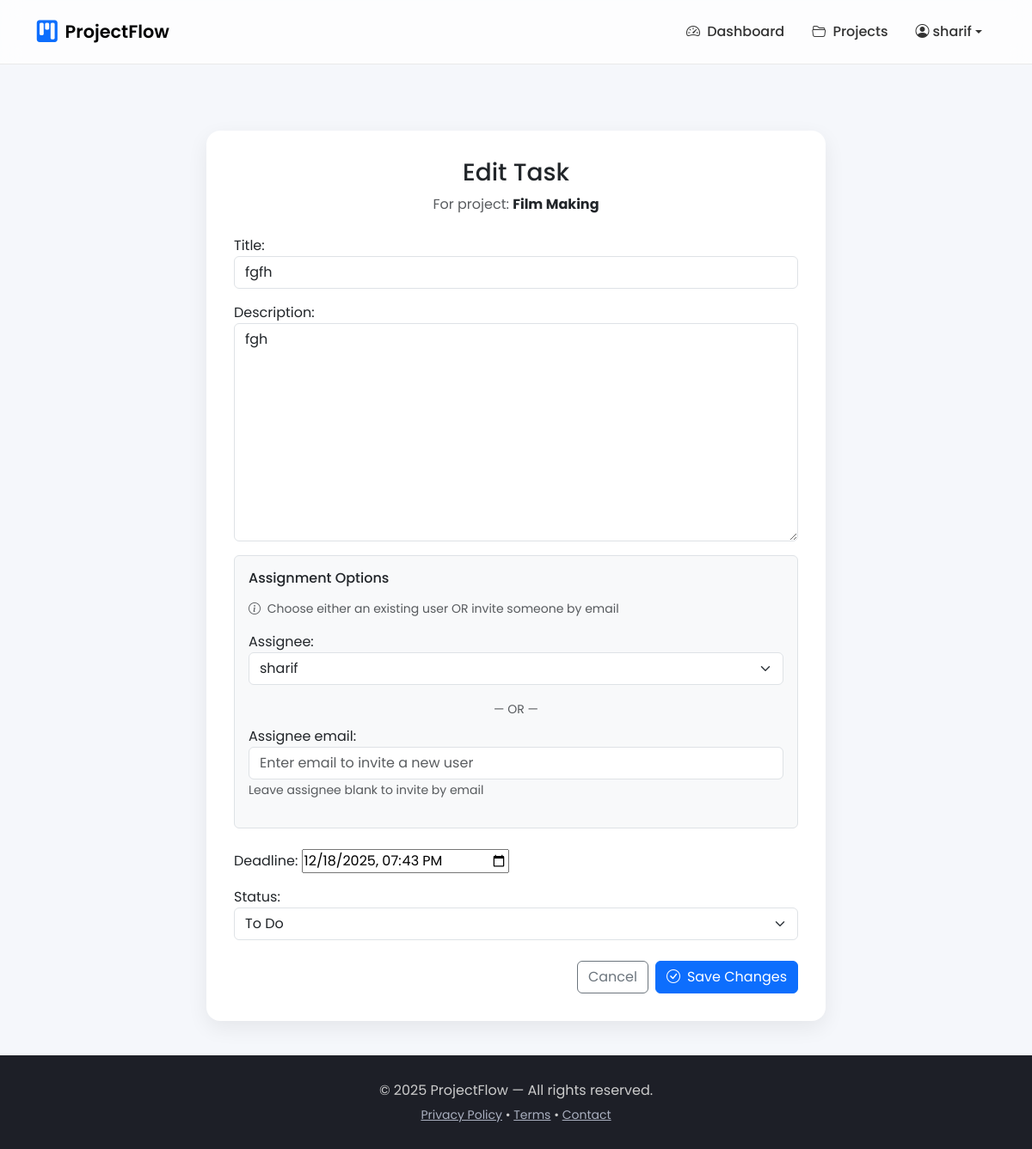
The page /tasks/12/edit/ (signed in) on the database its author committed.
### PM/models.py (models this page shows, shortened)
class Project(models.Model):
    name = models.CharField(max_length=200)
    description = models.TextField(blank=True)
    start_date = models.DateTimeField(default=timezone.now)
    end_date = models.DateTimeField(null=True, blank=True)
    manager = models.ForeignKey(User, on_delete=models.CASCADE, related_name="managed_projects")
    client = models.ForeignKey(User, on_delete=models.SET_NULL, null=True, blank=True, related_name="client_projects")

class Task(models.Model):
    STATUS_CHOICES = [
        ("todo", "To Do"),
        ("in_progress", "In Progress"),
        ("done", "Done"),
    ]
    project = models.ForeignKey(Project, on_delete=models.CASCADE, related_name="tasks")
    title = models.CharField(max_length=200)
    description = models.TextField(blank=True)
    assignee = models.ForeignKey(User, on_delete=models.SET_NULL, null=True, blank=True, related_name="tasks")
    assignee_email = models.EmailField(null=True, blank=True, help_text="Email for pending invitation")
    deadline = models.DateTimeField()
    status = models.CharField(max_length=20, choices=STATUS_CHOICES, default="todo")
    created_at = models.DateTimeField(auto_now_add=True)

### PM/views.py (the view)
# urls.py: path('tasks/<int:pk>/edit/', views.task_edit, name='task_edit'),
@login_required
def task_edit(request, pk):
    task = get_object_or_404(Task, pk=pk)
    project = task.project
    if project.manager != request.user:
        return HttpResponseForbidden("Only the project manager can edit this project.")
    if request.method == "POST":
        form = TaskForm(request.POST, instance=task)
        if form.is_valid():
            task = form.save(commit=False)
            assignee_email = form.cleaned_data.get('assignee_email')
            if assignee_email:
                success, msg = handle_email_assignment(task, assignee_email, request.user, project, request)
                if success:
                    messages.success(request, msg)
                else:
                    messages.warning(request, msg)
                return redirect("project_detail", pk=task.project.id)
            task.save()
            messages.success(request, "Task updated successfully!")
            return redirect("project_detail", pk=task.project.id)
    else:
        initial_data = {}
        if task.assignee_email:
            initial_data['assignee_email'] = task.assignee_email
        form = TaskForm(instance=task, initial=initial_data)
    return render(request, "task_form.html", {"form": form, "project": task.project})

### PM/forms.py (shortened to what this page needs)
class TaskForm(forms.ModelForm):
    deadline = forms.DateTimeField(
        widget=forms.DateTimeInput(attrs={"type": "datetime-local"})
    )
    assignee_email = forms.EmailField(
        required=False,
        widget=forms.EmailInput(attrs={
            "class": "form-control",
            "placeholder": "Enter email to invite a new user"
        }),
        help_text="Leave assignee blank to invite by email"
    )
    class Meta:
        model = Task
        fields = ["title", "description", "assignee", "deadline", "status"]
        widgets = {
            "title": forms.TextInput(attrs={"class": "form-control"}),
            "description": forms.Textarea(attrs={"class": "form-control"}),
            "assignee": forms.Select(attrs={"class": "form-select"}),
            "status": forms.Select(attrs={"class": "form-select"}),
        }

### PM/templates/task_form.html (shortened to what this page needs)
{% extends 'base.html' %}
{% load crispy_forms_tags %}
{% block content %}
<div class="container">
    <div class="row justify-content-center">
        <div class="col-lg-8">
            <div class="content-card">
                <div class="text-center mb-4">
                    <h1 class="h3">
                        {% if form.instance.pk %}
                            Edit Task
                        {% else %}
                            Add a New Task
                        {% endif %}
                    </h1>
                    <p class="text-muted">
                        For project: <strong class="text-dark">{{ project.name }}</strong>
                    </p>
                </div>
                <form method="post" novalidate>
                    <div class="mb-3">
                        {{ form.title.label_tag }}
                        {{ form.title }}
                    </div>
                    <div class="mb-3">
                        {{ form.description.label_tag }}
                        {{ form.description }}
                    </div>
                    <div class="mb-4 p-3 border rounded bg-light">
                        <h6 class="mb-3">Assignment Options</h6>
                        <p class="text-muted small mb-3">
                            <i class="bi bi-info-circle me-1"></i>
                            Choose either an existing user OR invite someone by email
                        </p>
                        <div class="mb-3">
                            {{ form.assignee.label_tag }}
                            {{ form.assignee }}
                        </div>
                        <div class="text-center mb-2">
                            <small class="text-muted">— OR —</small>
                        </div>
                        <div class="mb-3">
                            {{ form.assignee_email.label_tag }}
                            {{ form.assignee_email }}
                            <small class="form-text text-muted">{{ form.assignee_email.help_text }}</small>
                        </div>
                    </div>
                    <div class="mb-3">
                        {{ form.deadline.label_tag }}
                        {{ form.deadline }}
                    </div>
                    <div class="mb-3">
                        {{ form.status.label_tag }}
                        {{ form.status }}
                    </div>
                    <div class="d-flex justify-content-end gap-2 mt-4">
                        <a href="{% url 'project_detail' project.id %}" class="btn btn-outline-secondary">
                            Cancel
                        </a>
                        <button type="submit" class="btn btn-primary">
                            {% if form.instance.pk %}
                                <i class="bi bi-check-circle me-2"></i>Save Changes
                            {% else %}
                                <i class="bi bi-plus-circle me-2"></i>Add Task
                            {% endif %}
                        </button>
                    </div>
                </form>
            </div>
        </div>
    </div>
</div>
{% endblock %}

### PM/templates/base.html (shortened to what this page needs)
{% load static %}
{% load crispy_forms_tags %}
<!DOCTYPE html>
<html lang="en">
<head>
    <link href="https://cdn.jsdelivr.net/npm/bootstrap@5.3.3/dist/css/bootstrap.min.css" rel="stylesheet">
    <link rel="stylesheet" href="https://cdn.jsdelivr.net/npm/bootstrap-icons@1.11.3/font/bootstrap-icons.min.css">
</head>
<body>
    <nav class="navbar navbar-expand-lg fixed-top">
        <div class="container">
            <a class="navbar-brand d-flex align-items-center" href="{% url 'home' %}">
                <i class="bi bi-kanban-fill text-primary me-2" style="font-size:1.6rem"></i>
                ProjectFlow
            </a>
            <div class="collapse navbar-collapse" id="navbarNav">
                <ul class="navbar-nav ms-auto align-items-center">
                    {% if user.is_authenticated %}
                        <li class="nav-item"><a class="nav-link" href="{% url 'dashboard' %}">
                            <i class="bi bi-speedometer2 me-1"></i> Dashboard</a>
                        </li>
                        <li class="nav-item"><a class="nav-link" href="{% url 'project_list' %}">
                            <i class="bi bi-folder2-open me-1"></i> Projects</a>
                        </li>
                        <li class="nav-item dropdown">
                            <a class="nav-link dropdown-toggle d-flex align-items-center" href="#"
                               data-bs-toggle="dropdown">
                                <i class="bi bi-person-circle me-1"></i>
                                {{ user.username|default:'User' }}
                            </a>
                        </li>
                    {% endif %}
                </ul>
            </div>
        </div>
    </nav>
<main class="main-content container" style="padding-top: 7rem;">
    {% block content %}
    {% endblock %}
</main>
    <footer class="footer mt-auto">
        <div class="container text-center">
            <p class="mb-1">© {% now "Y" %} ProjectFlow — All rights reserved.</p>
            <small>
                <a href="#">Privacy Policy</a> •
                <a href="#">Terms</a> •
                <a href="#">Contact</a>
            </small>
        </div>
    </footer>
</body>
</html>

### PM/templates/base.html (style rules this page uses)
body { font-family: 'Poppins', sans-serif; background: #f5f7fb; min-height: 100vh; display: flex; flex-direction: column; }
.navbar { backdrop-filter: blur(12px); background: rgba(255, 255, 255, 0.75); border-bottom: 1px solid rgba(0, 0, 0, 0.08); padding-top: 0.8rem; padding-bottom: 0.8rem; }
.navbar-brand { font-weight: 600; font-size: 1.3rem; }
.nav-link { font-weight: 500; color: #333 !important; padding: 0.6rem 1rem !important; }
.content-card { background: #fff; padding: 2rem; border-radius: 1rem; box-shadow: 0 8px 24px rgba(0, 0, 0, 0.07); margin-top: 2.5rem; margin-bottom: 2.5rem; }
.footer { background: #1d1f27; padding: 1.8rem 0; color: #ccc; }
.footer a { color: #aab0c0; transition: 0.2s; }

### rows shown on the page
Project: name "Film Making"
Task: title "fgfh", description "fgh", assignee "sharif", deadline "12/18/2025 19:43", status "To Do"

### other values the page prints
{{ user.username|default:'User' }} "sharif"
